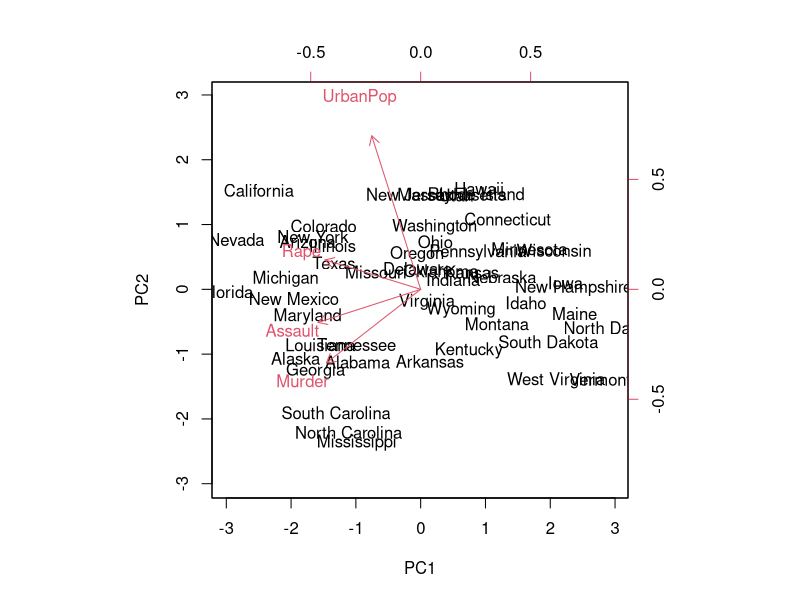
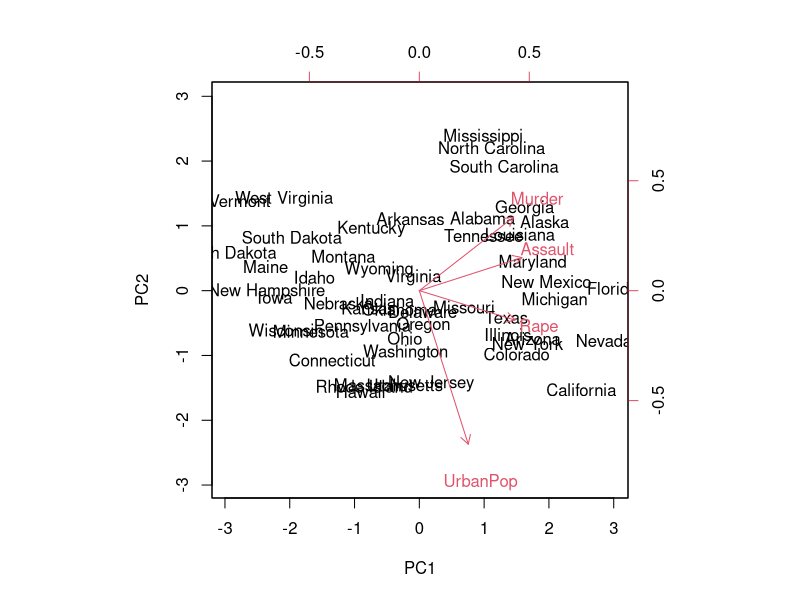
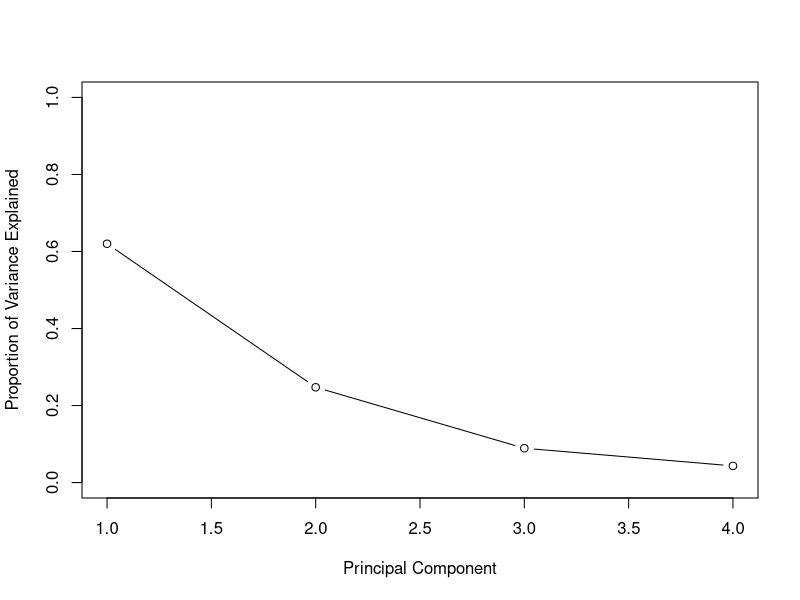
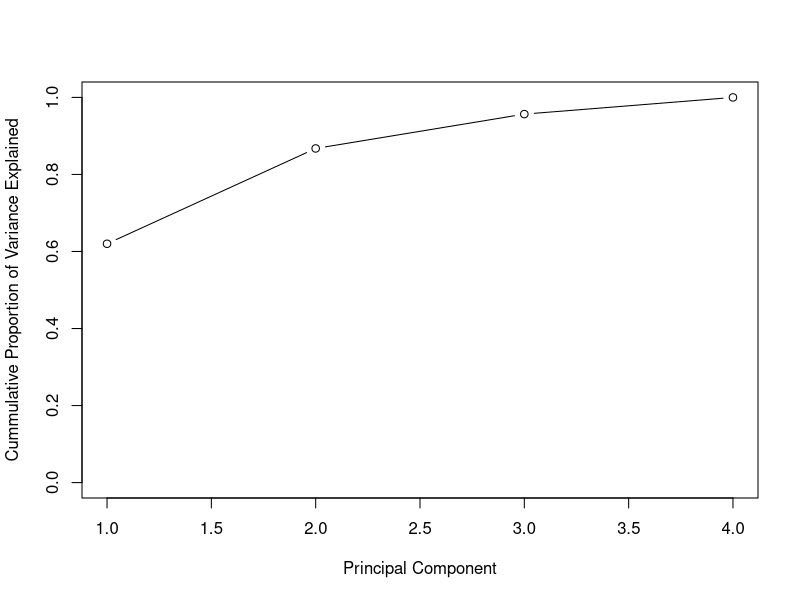
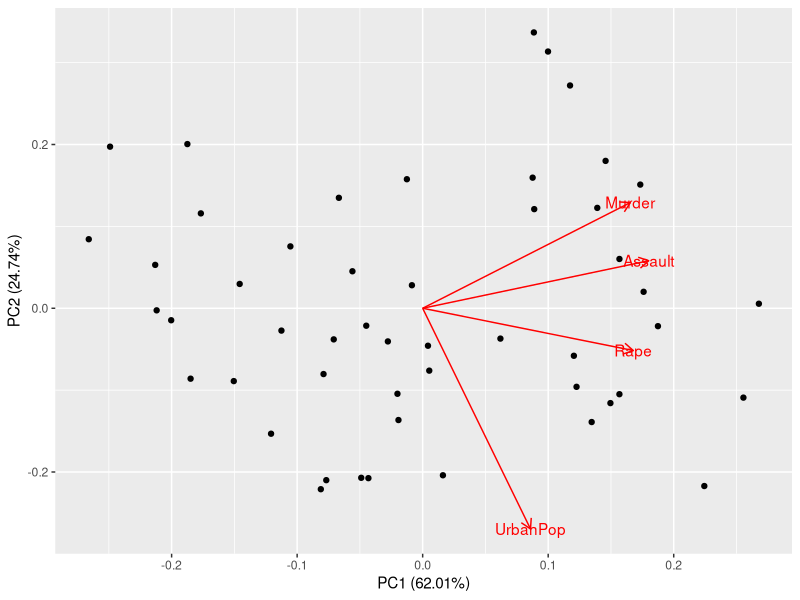
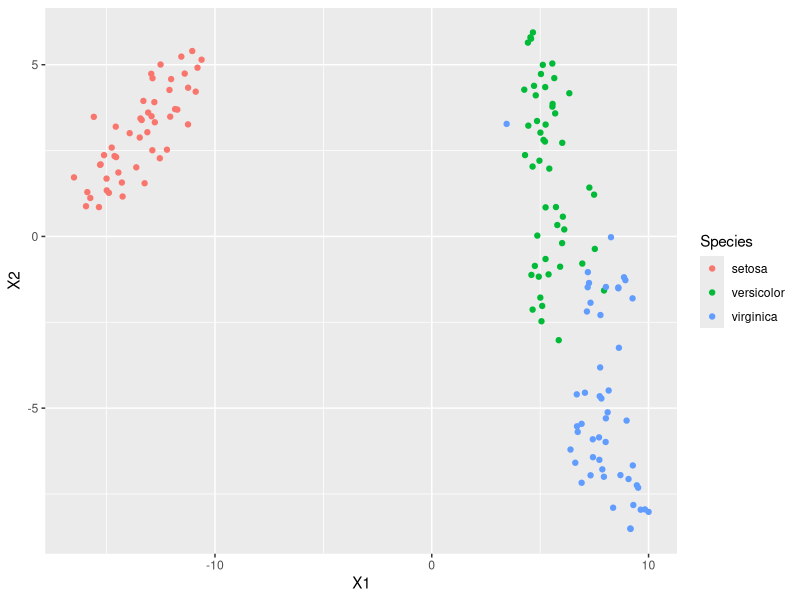

These figures' R source, in order:
## ---- chunk 1
states <- row.names(USArrests)
states
## ---- chunk 2
names(USArrests)
## ---- chunk 3
apply(USArrests, 2, mean)
## ---- chunk 4
apply(USArrests, 2, var)
## ---- chunk 5
pr.out <- prcomp(USArrests, scale = TRUE)
## ---- chunk 6
names(pr.out)
## ---- chunk 7
pr.out$center
pr.out$scale
## ---- chunk 8
pr.out$rotation
## ---- chunk 9
dim(pr.out$x)
## ---- chunk 10
biplot(pr.out, scale = 0)
## ---- chunk 11
pr.out$rotation <- -pr.out$rotation
pr.out$x <- -pr.out$x
biplot(pr.out, scale = 0)
## ---- chunk 12
pr.out$sdev
## ---- chunk 13
pr.var <- pr.out$sdev^2
pr.var
## ---- chunk 14
pve <- pr.var/sum(pr.var)
pve
## ---- chunk 15
plot(pve, xlab = "Principal Component", 
     ylab = "Proportion of Variance Explained", ylim = c(0,1),
     type = 'b')
plot(cumsum(pve), xlab = "Principal Component",
     ylab = "Cummulative Proportion of Variance Explained",
     ylim = c(0,1), type = 'b')
## ---- chunk 16
a <- c(1,2,8,-3)
cumsum(a)
## ---- chunk 17
library(ggfortify)
autoplot(pr.out, loadings = TRUE, loadings.label = TRUE,
         data = USArrests)
## ---- chunk 18
library(Rtsne)
library(ggplot2)
data(iris)
## ---- chunk 19
tsne <- Rtsne(iris[,-5], dims = 2, perplexity=30,
              verbose=TRUE,max_iter = 500,
              check_duplicates = FALSE)

embedding <- data.frame(tsne$Y)
embedding$Species <- iris$Species

ggplot(embedding, aes(x = X1, y = X2, color = Species)) +
  geom_point()

## ---- chunk 20
class.eval <- function(true.labels, pred.labels) {
  # Calculate confusion matrix
  conf_matrix <- table(true.labels, pred.labels)
  
  # Calculate precision, recall, and accuracy
  precision <- conf_matrix[2, 2] / sum(conf_matrix[, 2])
  recall <- conf_matrix[2, 2] / sum(conf_matrix[2, ])
  accuracy <- sum(diag(conf_matrix)) / sum(conf_matrix)
  
  # Print confusion matrix and evaluation metrics
  cat("Confusion Matrix:\n")
  print(conf_matrix)
  
  cat("\nPrecision:", precision, "\n")
  cat("Recall:", recall, "\n")
  cat("Accuracy:", accuracy, "\n")
}
## ---- chunk 21
true.labs <- c(0,1,1,0,1,0,1)
pred.labs <- c(0,0,1,1,1,1,0)
class.eval(true.labs, pred.labs)
## ---- chunk 22
# Filter the dataset to include only 'versicolor' and 'virginica' classes
iris_subset <- subset(iris, Species %in% c("versicolor", "virginica"))

# Remove 'setosa' level from the 'Species' variable
iris_subset$Species <- droplevels(iris_subset$Species, exclude = "setosa")
## ---- chunk 23
# Fit Logistic Regression model
model_logreg <- glm(Species ~ ., data = iris_subset, family = "binomial")
predictions_logreg <- predict(model_logreg, newdata = iris_subset, type = "response") > 0.5
predictions_logreg <- as.factor(ifelse(predictions_logreg, "virginica", "versicolor"))

# Evaluate Logistic Regression model
class.eval(iris_subset$Species, predictions_logreg)
## ---- chunk 24
library(rpart)
# Fit Decision Tree model
model_dt <- rpart(Species ~ ., data = iris_subset, method = "class")
predictions_dt <- predict(model_dt, newdata = iris_subset, type = "class")

class.eval(iris_subset$Species, predictions_dt)
## ---- chunk 25
data(mtcars)
head(mtcars)
## ---- chunk 26
regress.eval <- function(true.vals, pred.vals) {
  # Calculate Mean Squared Error (MSE)
  mse <- mean((true.vals - pred.vals)^2)
  
  # Calculate Root Mean Squared Error (RMSE)
  rmse <- sqrt(mse)
  
  # Calculate Mean Absolute Error (MAE)
  mae <- mean(abs(true.vals - pred.vals))
  
  # Print evaluation metrics
  cat("Mean Squared Error (MSE):", mse, "\n")
  cat("Root Mean Squared Error (RMSE):", rmse, "\n")
  cat("Mean Absolute Error (MAE):", mae, "\n")
}
## ---- chunk 27
toy.true <- c(1,2,3,4,5)
toy.pred <- c(2,1,3.1,5.4, 9.0)
regress.eval(toy.true, toy.pred)
## ---- chunk 28
set.seed(1)
train_indices <- sample(1:nrow(mtcars), 0.7 * nrow(mtcars))
train_data <- mtcars[train_indices, ]
test_data <- mtcars[-train_indices, ]
## ---- chunk 29
# Fit a linear regression model
model <- lm(mpg ~ ., data = train_data)

# Make predictions on the test set
predictions <- predict(model, newdata = test_data)

# Evaluate the regression model using the custom function
regress.eval(test_data$mpg, predictions)
